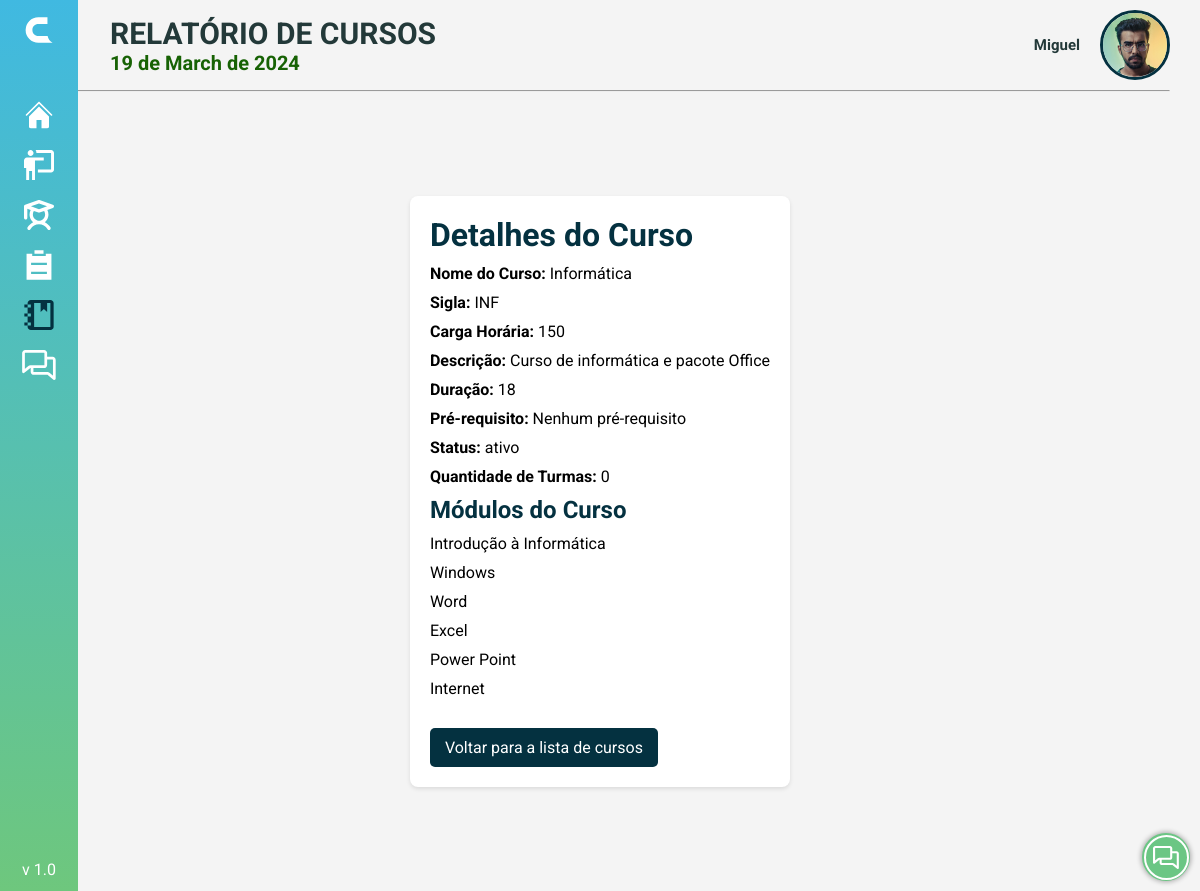
/PAGES/s_curso_detalhes.php?id=1 (signed in), run on the app's committed database.
### tables this page shows
CREATE TABLE Curso (
  Curso_id INT NOT NULL AUTO_INCREMENT,
  Curso_Nome VARCHAR(100) NOT NULL,
  Curso_Sigla CHAR(3) NOT NULL,
  Curso_Carga_horaria INT(10) NOT NULL,
  Curso_Desc VARCHAR(500) NOT NULL,
  Curso_Duracao INT NOT NULL,
  Curso_PreRequisito VARCHAR(500) NOT NULL,
  Curso_Registro DATETIME NOT NULL DEFAULT CURRENT_TIMESTAMP,
  Curso_Status CHAR(1) DEFAULT 1,
  PRIMARY KEY (Curso_id)
);

CREATE TABLE Modulo (
  Modulo_id INT NOT NULL AUTO_INCREMENT,
  Modulo_Nome VARCHAR(100) NOT NULL,
  Modulo_Desc VARCHAR(500) NOT NULL,
  Modulo_Registro DATETIME NOT NULL DEFAULT CURRENT_TIMESTAMP,
  Modulo_Status CHAR(1) DEFAULT 1,
  PRIMARY KEY (Modulo_id)
);

### PHP/data.php (called while the page is built, shortened)
<?php
$data = date('Y-m-d');
$numeroDia = date('d', strtotime($data));
$nomeMes = strftime('%B', strtotime($data));
$ano = date('Y', strtotime($data));
$nomeMes = utf8_encode($nomeMes);
$date = $numeroDia . ' de ' . $nomeMes . ' de ' . $ano;
?>

### PAGES/s_curso_detalhes.php (the view, shortened to what this page needs)
<!DOCTYPE html>
<html lang="pt-BR">
<head>
    <link rel="stylesheet" href="../PHP/sidebar/menu.css">
    <link rel="stylesheet" href="../STYLE/botao.css" />
    <link rel="stylesheet" href="../STYLE/data.css">
    <link rel="stylesheet" href="https://cdnjs.cloudflare.com/ajax/libs/font-awesome/6.3.0/css/all.min.css"
 />
    <link href='https://unpkg.com/boxicons@2.0.7/css/boxicons.min.css' rel='stylesheet'>
    <link rel="stylesheet" href="../STYLE/style_home.css">
</head>
<body>
    <?php include('../PHP/data.php'); ?>
    <?php include('../PHP/sidebar/menu.php'); ?>
    <?php include('../PHP/redes.php'); ?>
    <?php include('../PHP/dropdown.php'); ?>
    <header>
        <div class="title">
            <div class="nomedata closed">
                <h1>RELATÓRIO DE CURSOS</h1>
                <div class="php">
                    <?php echo $date; ?>
                </div>
            </div>
            <div class="user">
                <?php echo $dropdown; ?>
            </div>
        </div>
        <hr>
    </header>
    <div>
        <?php echo $sidebarHTML; ?>
    </div>
    <main>
        <?php
        $servername = "localhost";
        $username = "root";
        $password = "";
        $dbname = "CLAU";
        $conn = new mysqli($servername, $username, $password, $dbname);
        if (isset($_GET['id'])) {
            $curso_id = $_GET['id'];
            $sql = "SELECT Curso_id, Curso_Nome, Curso_Sigla, Curso_Carga_horaria, Curso_Desc, Curso_Duracao, Curso_PreRequisito, Curso_Status FROM curso WHERE Curso_id = $curso_id";
            $sql_num_turmas = "SELECT COUNT(*) AS num_turmas FROM Turma WHERE curso_cd = $curso_id";
            $result_num_turmas = mysqli_query($conn, $sql_num_turmas);
            $row_num_turmas = mysqli_fetch_assoc($result_num_turmas);
            $num_turmas = $row_num_turmas['num_turmas'];
            $result = mysqli_query($conn, $sql);
            $curso_info = mysqli_fetch_assoc($result);
            $sql_modulos = "SELECT modulo.Modulo_Nome FROM modulo
                        INNER JOIN modulo_curso ON modulo_curso.Modulo_Modulo_cd = modulo.Modulo_id
                        WHERE modulo_curso.Curso_Curso_cd = $curso_id";
            $result_modulos = mysqli_query($conn, $sql_modulos);
            ?>
            <div class="course-details">
                <div>
                <h1>Detalhes do Curso</h1>
                <ul>
                    <li><strong>Nome do Curso:</strong>
                        <?php echo $curso_info['Curso_Nome']; ?>
                    </li>
                    <li><strong>Sigla:</strong>
                        <?php echo $curso_info['Curso_Sigla']; ?>
                    </li>
                    <li><strong>Carga Horária:</strong>
                        <?php echo $curso_info['Curso_Carga_horaria']; ?>
                    </li>
                    <li><strong>Descrição:</strong>
                        <?php echo $curso_info['Curso_Desc']; ?>
                    </li>
                    <li><strong>Duração:</strong>
                        <?php echo $curso_info['Curso_Duracao']; ?>
                    </li>
                    <li><strong>Pré-requisito:</strong>
                        <?php echo $curso_info['Curso_PreRequisito']; ?>
                    </li>
                    <li><strong>Status:</strong>
                        <?php echo ($curso_info['Curso_Status'] == "1") ? "ativo" : "inativo"; ?>
                    </li>
                    <li><strong>Quantidade de Turmas:</strong> <?php echo $num_turmas; ?></li>
                </ul>
                <h2>Módulos do Curso</h2>
                <ul>
                    <?php
                    if (mysqli_num_rows($result_modulos) > 0) {
                        while ($row_modulo = mysqli_fetch_assoc($result_modulos)) {
                            echo "<li>{$row_modulo['Modulo_Nome']}</li>";
                        }
                    } else {
                        echo "<li>Nenhum módulo associado a este curso.</li>";
                    }
                    ?>
                </ul>
                <p class="back-link" onclick="voltar()">Voltar para a lista de cursos</p>
                <?php
        } else {
            echo "ID do curso não especificado.";
        }
        ?>
        </div>
    </main>
    <div class="buttons">
        <?php echo $redes; ?>
    </div>
</body>
</html>

### data on the page
curso: Curso_Nome "Informática", Curso_Sigla "INF", Curso_Carga_horaria "150", Curso_Desc "Curso de informática e pacote Office", Curso_Duracao "18", Curso_PreRequisito "Nenhum pré-requisito"
modulo: Modulo_Nome "Introdução à Informática"
modulo: Modulo_Nome "Windows"
modulo: Modulo_Nome "Word"
modulo: Modulo_Nome "Excel"
modulo: Modulo_Nome "Power Point"
modulo: Modulo_Nome "Internet"

### other printed values
$date "19 de March de 2024"
$Nome "Miguel"
$num_turmas "0"
